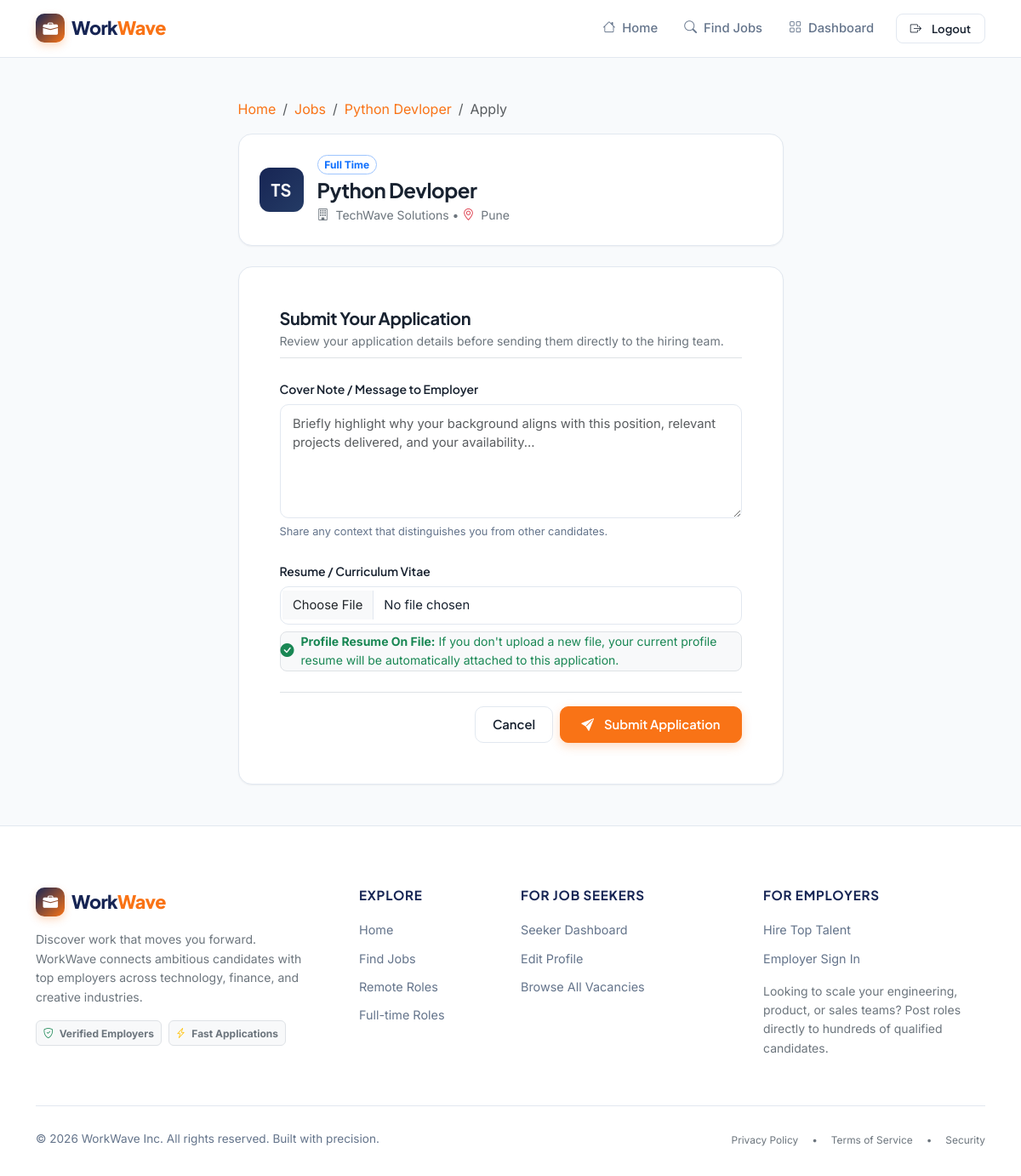
/jobs/3/apply/ (signed in), run on the app's committed database.
### jobs/models.py (models this page shows, shortened)
class Job(models.Model):
    JOB_TYPE = [
        ("full_time", "Full Time"),
        ("part_time", "Part Time"),
        ("internship", "Internship"),
        ("remote", "Remote"),
        ("contract", "Contract",)
    ]
    employer = models.ForeignKey(
        EmployerProfile,
        on_delete=models.CASCADE,
        related_name="jobs",
    )
    title = models.CharField(max_length=150)
    description = models.TextField()
    location = models.CharField(max_length=150)
    job_type = models.CharField(
        max_length=20,
        choices=JOB_TYPE,
        default="full_time",
    )
    salary_min = models.DecimalField(
        max_digits=12,
        decimal_places=2,
        null=True,
        blank=True,
    )
    salary_max = models.DecimalField(
        max_digits=12,
        decimal_places=2,
        null=True,
        blank=True,
    )
    is_active = models.BooleanField(default=True)
    posted_at = models.DateTimeField(
        auto_now_add=True,
    )
    deadline = models.DateField(null=True,blank=True)
    class Meta:
        ordering = ["-posted_at"]

### employer/models.py (models this page shows, shortened)
class EmployerProfile(models.Model):
    user = models.OneToOneField(
        settings.AUTH_USER_MODEL, on_delete=models.CASCADE, related_name="employer_profile")
    company_name = models.CharField(max_length=150,)
    website = models.URLField(blank=True)
    description = models.TextField(blank=True)
    location = models.CharField(max_length=100, blank=True)
    @property
    def initials(self):
        if self.company_name:
            words = self.company_name.strip().split()
            if len(words) >= 2:
                return f"{words[0][0]}{words[1][0]}".upper()
            return words[0][:2].upper()
        return "CO"

### jobs/views.py (the view)
# urls.py: path("jobs/<int:job_id>/apply/", apply_job, name="apply_job"),
@seeker_required
def apply_job(request, job_id):
    job = get_object_or_404(
        Job,
        pk=job_id,
        is_active=True
    )
    seeker = request.user.seeker_profile
    if Application.objects.filter(job=job, seeker=seeker).exists():
        messages.info(request, "You have already applied for this job.")
        return redirect("job_detail", job_id=job.id)
    if request.method == "POST":
        form = ApplicationForm(request.POST, request.FILES)
        if form.is_valid():
            try:
                with transaction.atomic():
                    application = form.save(commit=False)
                    application.job = job
                    application.seeker = seeker
                    if not application.resume and seeker.resume:
                        application.resume = seeker.resume
                    application.save()
                messages.success(
                    request, "Application submitted successfully!")
                return redirect("job_detail", job_id=job.id)
            except IntegrityError:
                messages.info(
                    request, "You have already applied for this job.")
                return redirect("seeker_dashboard")
    else:
        form = ApplicationForm()
    context = {
        "form": form,
        "job": job,
    }
    return render(request, "applications/apply.html", context)

### applications/forms.py (shortened to what this page needs)
class ApplicationForm(forms.ModelForm):
    class Meta:
        model = Application
        fields = ["resume", "cover_letter"]
        widgets = {
            "cover_letter": forms.Textarea(attrs={"rows": 5}),
        }

### templates/applications/apply.html (shortened to what this page needs)
{% extends "base.html" %}
{% block content %}
<main class="container my-4 my-md-5">
    <div class="row justify-content-center">
        <div class="col-lg-8 col-xl-7">
            <nav aria-label="breadcrumb" class="mb-3">
                <ol class="breadcrumb small">
                    <li class="breadcrumb-item"><a href="{% url 'home' %}">Home</a></li>
                    <li class="breadcrumb-item"><a href="{% url 'job_list' %}">Jobs</a></li>
                    <li class="breadcrumb-item"><a href="{% url 'job_detail' job.id %}">{{ job.title }}</a></li>
                    <li class="breadcrumb-item active" aria-current="page">Apply</li>
                </ol>
            </nav>
            <div class="ww-card p-4 mb-4 bg-white">
                <div class="d-flex align-items-center gap-3">
                    <div class="job-company-avatar" style="width: 52px; height: 52px; font-size: 1.25rem;">
                        {{ job.employer.initials|default:"WW" }}
                    </div>
                    <div>
                        <div class="d-flex align-items-center gap-2 mb-1">
                            <span class="badge text-bg-primary-subtle text-primary border border-primary-subtle rounded-pill px-2.5 py-0.5 small">
                                {{ job.get_job_type_display }}
                            </span>
                        </div>
                        <h1 class="h4 fw-bold mb-1">{{ job.title }}</h1>
                        <div class="text-secondary small">
                            <i class="bi bi-building me-1"></i> {{ job.employer.company_name }} &bull;
                            <i class="bi bi-geo-alt me-1 text-danger"></i> {{ job.location }}
                        </div>
                    </div>
                </div>
            </div>
            <div class="ww-card p-4 p-md-5">
                <div class="mb-4 pb-2 border-bottom">
                    <h2 class="h5 fw-bold mb-1">Submit Your Application</h2>
                    <p class="text-secondary small mb-0">
                        Review your application details before sending them directly to the hiring team.
                    </p>
                </div>
                <form method="post" enctype="multipart/form-data">
                    <div class="mb-4">
                        <label for="id_cover_letter" class="form-label">
                            Cover Note / Message to Employer
                        </label>
                        <textarea name="cover_letter" id="id_cover_letter" rows="5" class="form-control" placeholder="Briefly highlight why your background aligns with this position, relevant projects delivered, and your availability...">{{ form.cover_letter.value|default:'' }}</textarea>
                        <div class="form-text">Share any context that distinguishes you from other candidates.</div>
                    </div>
                    <div class="mb-4">
                        <label for="id_resume" class="form-label">
                            Resume / Curriculum Vitae
                        </label>
                        <input type="file" name="resume" id="id_resume" accept=".pdf,.doc,.docx" class="form-control mb-2">
                        {% if user.seeker_profile.resume %}
                            <div class="p-2.5 border rounded-3 bg-light d-flex align-items-center gap-2 text-success small">
                                <i class="bi bi-check-circle-fill fs-6"></i>
                                <div>
                                    <strong>Profile Resume On File:</strong> If you don't upload a new file, your current profile resume will be automatically attached to this application.
                                </div>
                            </div>
                        {% else %}
                            <div class="form-text">Accepted file types: PDF, DOC, DOCX. (Max 5MB).</div>
                        {% endif %}
                    </div>
                    <div class="d-flex justify-content-end align-items-center gap-2 pt-3 border-top">
                        <a href="{% url 'job_detail' job.id %}" class="btn btn-outline-secondary">
                            Cancel
                        </a>
                        <button type="submit" class="btn btn-primary px-4">
                            <i class="bi bi-send-fill me-1"></i> Submit Application
                        </button>
                    </div>
                </form>
            </div>
        </div>
    </div>
</main>
{% endblock %}

### static/css/style.css (style rules this page uses)
:root { --ww-primary: #172554; --ww-primary-hover: #1e3a8a; --ww-secondary: #243B65; --ww-accent: #F97316; --ww-accent-hover: #EA580C; --ww-accent-light: #FFEDD5; --ww-bg: #F8FAFC; --ww-card-bg: #FFFFFF; --ww-text: #182230; --ww-text-muted: #64748B; --ww-border: #E2E8F0; --ww-border-hover: #CBD5E1; --ww-success: #16A34A; --ww-success-light: #DCFCE7; --ww-warning: #F59E0B; --ww-warning-light: #FEF3C7; --ww-danger: #EF4444; --ww-danger-light: #FEE2E2; --ww-info: #0284C7; --ww-info-light: #E0F2FE; --ww-font-body: 'Inter', -apple-system, BlinkMacSystemFont, 'Segoe UI', Roboto, sans-serif; --ww-font-heading: 'Plus Jakarta Sans', -apple-system, BlinkMacSystemFont, 'Segoe UI', Roboto, sans-serif; --ww-shadow-sm: 0 1px 2px 0 rgba(15, 23, 42, 0.05); --ww-shadow-md: 0 4px 6px -1px rgba(15, 23, 42, 0.08), 0 2px 4px -2px rgba(15, 23, 42, 0.05); --ww-shadow-lg: 0 10px 25px -5px rgba(15, 23, 42, 0.08), 0 8px 10px -6px rgba(15, 23, 42, 0.04); --ww-shadow-xl: 0 20px 30px -10px rgba(15, 23, 42, 0.12); }
body { font-family: var(--ww-font-body); background-color: var(--ww-bg); color: var(--ww-text); line-height: 1.6; -webkit-font-smoothing: antialiased; -moz-osx-font-smoothing: grayscale; }
h1, h2, h3, h4, h5, h6, .font-heading, .navbar-brand { font-family: var(--ww-font-heading); letter-spacing: -0.02em; color: var(--ww-text); }
a { color: var(--ww-accent); text-decoration: none; transition: color 0.15s ease-in-out; }
.btn { font-family: var(--ww-font-heading); font-weight: 600; border-radius: 10px; padding: 0.6rem 1.25rem; font-size: 0.925rem; transition: all 0.18s ease-in-out; display: inline-flex; align-items: center; justify-content: center; gap: 0.5rem; }
.btn-primary, .btn-ww-primary { background-color: var(--ww-accent); border-color: var(--ww-accent); color: #ffffff; box-shadow: 0 4px 12px rgba(249, 115, 22, 0.25); }
.btn-outline-secondary { border-color: var(--ww-border); color: var(--ww-text); background-color: #ffffff; }
.ww-card { background: var(--ww-card-bg); border: 1px solid var(--ww-border); border-radius: 16px; box-shadow: var(--ww-shadow-sm); transition: all 0.2s ease-in-out; }
.job-company-avatar { width: 48px; height: 48px; border-radius: 12px; background: linear-gradient(135deg, #172554, #243B65); color: #ffffff; display: flex; align-items: center; justify-content: center; font-family: var(--ww-font-heading); font-weight: 700; font-size: 1.15rem; box-shadow: var(--ww-shadow-sm); flex-shrink: 0; }
.form-label { font-family: var(--ww-font-heading); font-weight: 600; font-size: 0.875rem; color: var(--ww-text); margin-bottom: 0.4rem; }
.form-control, .form-select { border: 1px solid var(--ww-border); border-radius: 10px; padding: 0.65rem 0.9rem; font-size: 0.925rem; color: var(--ww-text); background-color: #FFFFFF; transition: border-color 0.15s ease, box-shadow 0.15s ease; }
.form-text { font-size: 0.8rem; color: var(--ww-text-muted); margin-top: 0.35rem; }

### data on the page
Job: title "Python Devloper", employer.initials "TS", job_type "Full Time", employer.company_name "TechWave Solutions", location "Pune"
